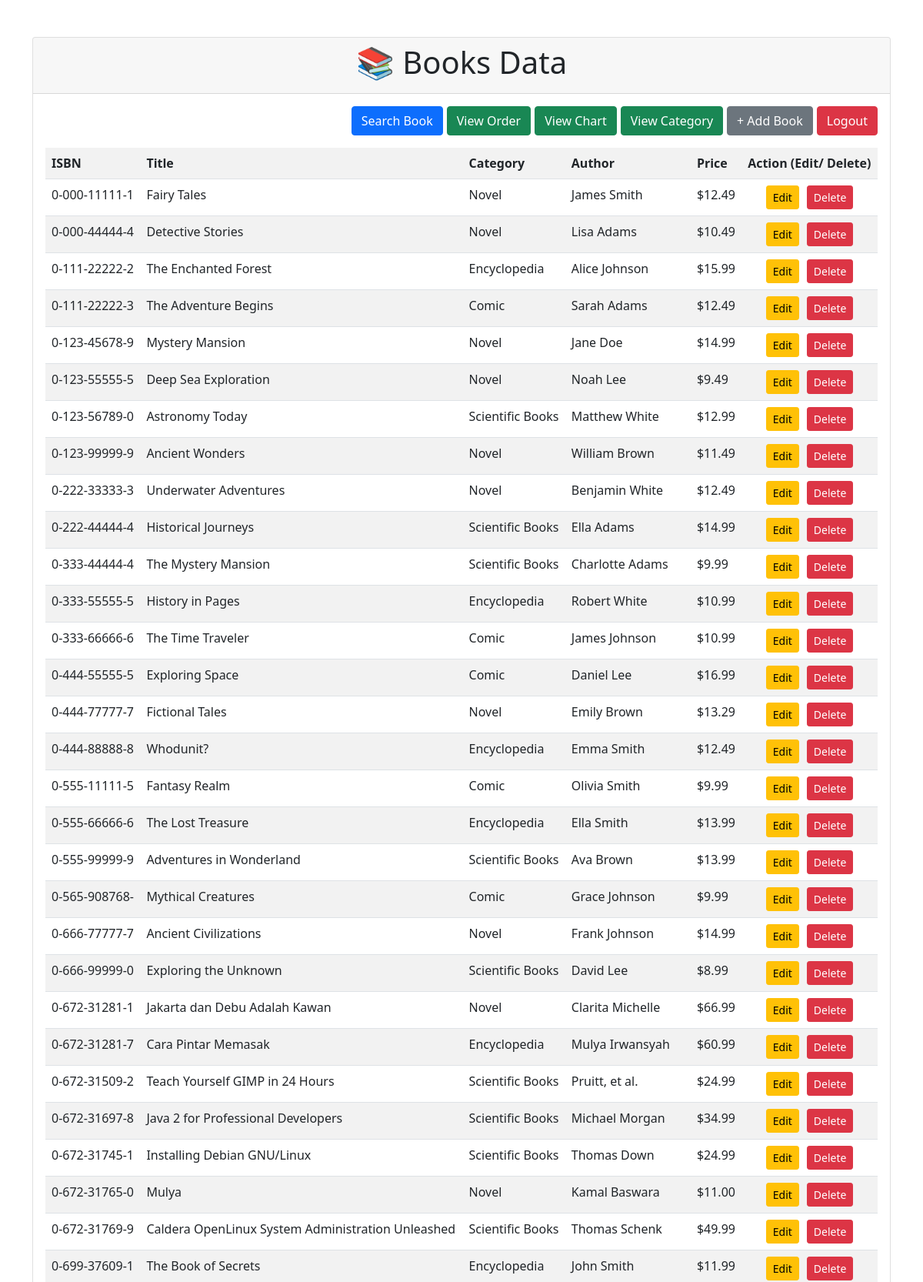
/view_books.php (signed in, upper part), run on the app's committed database.
### tables this page shows
CREATE TABLE `books` (
  `isbn` varchar(13) NOT NULL,
  `author` varchar(50) DEFAULT NULL,
  `title` varchar(100) DEFAULT NULL,
  `price` float(4,2) DEFAULT NULL,
  `categoryid` int(11) NOT NULL
);

CREATE TABLE `categories` (
  `categoryid` int(11) NOT NULL,
  `name` varchar(100) NOT NULL
);

### view_books.php (the view, shortened to what this page needs)
<?php include('./header.php') ?>
<div class="card mt-5">
    <div class="card-header"><p class="h1 text-center">📚 Books Data</p></div>
    <div class="card-body">
        <div style="display: flex; justify-content: flex-end;">
            <a href="searching.php" class="btn btn-primary mb-3" style="margin-right: 5px;">Search Book</a>
            <a href="order_item.php" class="btn btn-success mb-3" style="margin-right: 5px;">View Order</a>
            <a href="view_chart.php" class="btn btn-success mb-3" style="margin-right: 5px;">View Chart</a>
            <a href="view_kategori.php" class="btn btn-success mb-3" style="margin-right: 5px;">View Category</a>
            <a href="add_books.php" class="btn btn-secondary mb-3">+ Add Book</a>
            <a href="logout.php" class="btn btn-danger mb-3" style="margin-left: 5px;">Logout</a>
        </div>
        <table class="table table-striped">
            <tr>
                <th>ISBN</th>
                <th>Title</th>
                <th>Category</th>
                <th>Author</th>
                <th>Price</th>
                <th>Action (Edit/ Delete)</th>
            </tr>
            <?php
            require_once('./lib/db_login.php');
            $query = "SELECT books.*, categories.name AS category_name
                        FROM books
                        LEFT JOIN categories ON books.categoryid = categories.categoryid
                        ORDER BY books.isbn";
            $result = $db->query($query);
            while ($row = $result->fetch_object()) {
                echo '<tr>';
                echo '<td>' . $row->isbn . '</td>';
                echo '<td>' . $row->title . '</td>';
                echo '<td>' . $row->category_name . '</td>';
                echo '<td>' . $row->author . '</td>';
                echo '<td>$' . $row->price . '</td>';
                echo '<td style="text-align: center;"><a class="btn btn-warning btn-sm " href="edit_book.php?id=' . $row->isbn . '">Edit</a>';
                echo '<a class="btn btn-danger btn-sm" style="margin-left: 10px;" href="delete_book.php?id=' . $row->isbn . '">Delete</a></td>';
                echo '</tr>';
            }
            echo '</table>';
            echo '<br />';
            ?>
    </div>
</div>
<br>
<br>
<br>
<?php include('./footer.php') ?>

### data on the page
books: isbn "0-000-11111-1", title "Fairy Tales", categoryid.name "Novel", author "James Smith", price "12.49"
books: isbn "0-000-44444-4", title "Detective Stories", categoryid.name "Novel", author "Lisa Adams", price "10.49"
books: isbn "0-111-22222-2", title "The Enchanted Forest", categoryid.name "Encyclopedia", author "Alice Johnson", price "15.99"
books: isbn "0-111-22222-3", title "The Adventure Begins", categoryid.name "Comic", author "Sarah Adams", price "12.49"
books: isbn "0-123-45678-9", title "Mystery Mansion", categoryid.name "Novel", author "Jane Doe", price "14.99"
books: isbn "0-123-55555-5", title "Deep Sea Exploration", categoryid.name "Novel", author "Noah Lee", price "9.49"
books: isbn "0-123-56789-0", title "Astronomy Today", categoryid.name "Scientific Books", author "Matthew White", price "12.99"
books: isbn "0-123-99999-9", title "Ancient Wonders", categoryid.name "Novel", author "William Brown", price "11.49"
books: isbn "0-222-33333-3", title "Underwater Adventures", categoryid.name "Novel", author "Benjamin White", price "12.49"
books: isbn "0-222-44444-4", title "Historical Journeys", categoryid.name "Scientific Books", author "Ella Adams", price "14.99"
books: isbn "0-333-44444-4", title "The Mystery Mansion", categoryid.name "Scientific Books", author "Charlotte Adams", price "9.99"
books: isbn "0-333-55555-5", title "History in Pages", categoryid.name "Encyclopedia", author "Robert White", price "10.99"
books: isbn "0-333-66666-6", title "The Time Traveler", categoryid.name "Comic", author "James Johnson", price "10.99"
books: isbn "0-444-55555-5", title "Exploring Space", categoryid.name "Comic", author "Daniel Lee", price "16.99"
books: isbn "0-444-77777-7", title "Fictional Tales", categoryid.name "Novel", author "Emily Brown", price "13.29"
books: isbn "0-444-88888-8", title "Whodunit?", categoryid.name "Encyclopedia", author "Emma Smith", price "12.49"
books: isbn "0-555-11111-5", title "Fantasy Realm", categoryid.name "Comic", author "Olivia Smith", price "9.99"
books: isbn "0-555-66666-6", title "The Lost Treasure", categoryid.name "Encyclopedia", author "Ella Smith", price "13.99"
books: isbn "0-555-99999-9", title "Adventures in Wonderland", categoryid.name "Scientific Books", author "Ava Brown", price "13.99"
books: isbn "0-565-908768-", title "Mythical Creatures", categoryid.name "Comic", author "Grace Johnson", price "9.99"
books: isbn "0-666-77777-7", title "Ancient Civilizations", categoryid.name "Novel", author "Frank Johnson", price "14.99"
books: isbn "0-666-99999-0", title "Exploring the Unknown", categoryid.name "Scientific Books", author "David Lee", price "8.99"
books: isbn "0-672-31281-1", title "Jakarta dan Debu Adalah Kawan", categoryid.name "Novel", author "Clarita Michelle", price "66.99"
books: isbn "0-672-31281-7", title "Cara Pintar Memasak", categoryid.name "Encyclopedia", author "Mulya Irwansyah", price "60.99"
books: isbn "0-672-31509-2", title "Teach Yourself GIMP in 24 Hours", categoryid.name "Scientific Books", author "Pruitt, et al.", price "24.99"
books: isbn "0-672-31697-8", title "Java 2 for Professional Developers", categoryid.name "Scientific Books", author "Michael Morgan", price "34.99"
books: isbn "0-672-31745-1", title "Installing Debian GNU/Linux", categoryid.name "Scientific Books", author "Thomas Down", price "24.99"
books: isbn "0-672-31765-0", title "Mulya", categoryid.name "Novel", author "Kamal Baswara", price "11.00"
books: isbn "0-672-31769-9", title "Caldera OpenLinux System Administration Unleashed", categoryid.name "Scientific Books", author "Thomas Schenk", price "49.99"
books: isbn "0-699-37609-1", title "The Book of Secrets", categoryid.name "Encyclopedia", author "John Smith", price "11.99"
